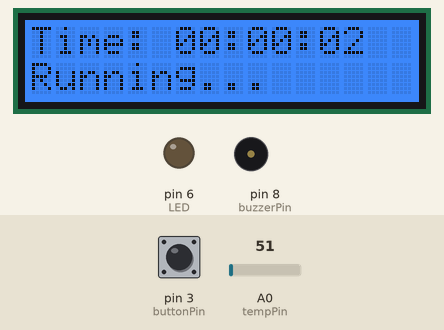
This sketch was run on a simulated Arduino Uno, built with avr-gcc and run on an emulated ATmega328P. On the bench: 16×2 character LCD, output pins drawn as LEDs (lit = HIGH), buzzer (waves = sounding). The inputs (shaded band) are chosen by the test bench; at power-on: pin 3 (buttonPin) LOW, A0 (tempPin) = 51. What the sketch prints to the serial monitor is not drawn.

Above: at 3.2 s.
3.3 s: pin 3 (buttonPin) pulled HIGH for 1 s
At 4.6 s:
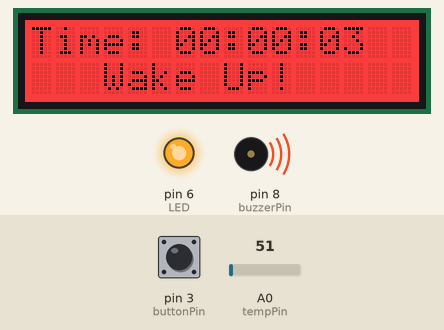
At 5.2 s:
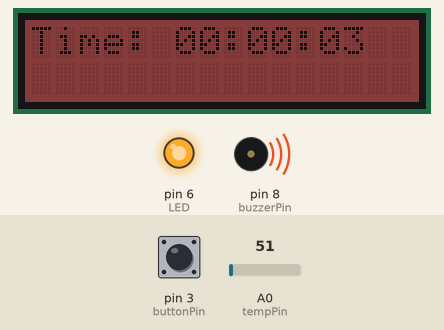
7.3 s: pin 3 (buttonPin) pulled HIGH for 1 s
At 10.1 s:
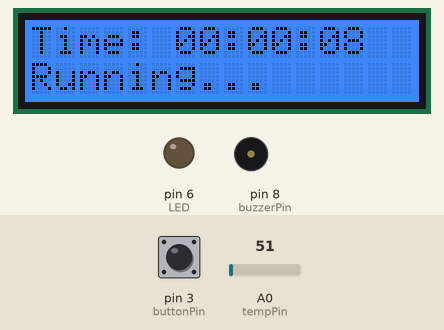
Timing chart, 0 to 11.6 s (numbered marks = the images above; inputs shaded):
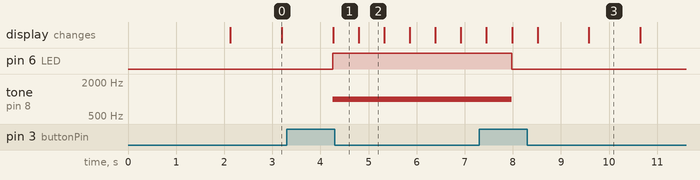

Measured:
- after the input at 3.3 s, pin 6 (LED): LOW → HIGH after 0.95 s; tone on pin 8 (buzzerPin): silent → 1000 Hz after 0.95 s; the display: changes after 0.96 s (image 1)
- after the input at 7.3 s, pin 6 (LED): HIGH → LOW after 0.68 s; tone on pin 8 (buzzerPin): 1000 Hz → silent after 0.68 s; the display: first differs from a run without the input after 0.69 s (image 3 shows a later state)
- what the display in image 2 shows lasts 0.5 s, from 4.8 s to 5.3 s

The sketch:

WorkingSmartAlarmClockWarningSystem.ino
```cpp
#include <Wire.h>
#include "rgb_lcd.h"

#define LED 6
#define tempPin A0

rgb_lcd lcd;

const int buzzerPin = 8;
const int buttonPin = 3;

bool buzzerActive = false;
bool alarmTriggered = false;

int lastButtonState = LOW;    // Last reading from the button pin
int buttonState = LOW;        // Current stable button state
unsigned long lastDebounceTime = 0;
const unsigned long debounceDelay = 50;

unsigned long previousMillis = 0;

int seconds = 0;
int minutes = 0;
int hours = 0;

float temp = 0;

void setup() {
  Serial.begin(9600);

  pinMode(buzzerPin, OUTPUT);
  pinMode(buttonPin, INPUT);  // No pull-up resistor enabled

  pinMode(LED, OUTPUT);

  lcd.begin(16, 2);
  lcd.setRGB(0, 100, 255);
  lcd.print("   TechTikTrio    ");
  lcd.setCursor(0, 1);
  lcd.print("Smart Clock      ");
  delay(2000);
  lcd.clear();

  noTone(buzzerPin);
  buzzerActive = false;
  alarmTriggered = false;

  Serial.println("Setup complete. Starting clock at 00:00:00");
}

void loop() {
  unsigned long currentMillis = millis();

  // Update clock every second
  if (currentMillis - previousMillis >= 1000) {
    previousMillis = currentMillis;
    seconds++;

    if (seconds >= 60) {
      seconds = 0;
      minutes++;
    }

    if (minutes >= 60) {
      minutes = 0;
      hours++;
    }

    if (hours >= 24) {
      hours = 0;
    }

    // Alarm triggers once at 1:00
    if (minutes == 1 && seconds == 0 && !alarmTriggered) {
      alarmTriggered = true;
      buzzerActive = true;
      Serial.println("Automatic buzzer ON at 1:00");
    }
  }

  // Read temperature sensor (unused now)
  int rawTemp = analogRead(tempPin);
  temp = rawTemp * 0.48828125;

  // Display time on LCD line 1
  lcd.setCursor(0, 0);
  lcd.print("Time:");
  lcd.setCursor(6, 0);
  if (hours < 10) lcd.print('0');
  lcd.print(hours);
  lcd.print(':');
  if (minutes < 10) lcd.print('0');
  lcd.print(minutes);
  lcd.print(':');
  if (seconds < 10) lcd.print('0');
  lcd.print(seconds);

  // Button reading and debounce
  int reading = digitalRead(buttonPin);
  Serial.print("Button reading: ");
  Serial.println(reading);

  if (reading != lastButtonState) {
    lastDebounceTime = currentMillis;
  }

  if ((currentMillis - lastDebounceTime) > debounceDelay) {
    if (reading != buttonState) {
      buttonState = reading;

      if (buttonState == HIGH) {  // Button pressed
        buzzerActive = !buzzerActive;
        if (!buzzerActive) {
          alarmTriggered = false;
        }
        Serial.print("Button pressed! Buzzer toggled to: ");
        Serial.println(buzzerActive ? "ON" : "OFF");
      }
    }
  }

  lastButtonState = reading;

  // LCD line 2 messages and backlight
  lcd.setCursor(0, 1);
  if (buzzerActive) {
    if ((currentMillis / 500) % 2 == 0) {
      lcd.print("   Wake Up!      ");
      lcd.setRGB(255, 0, 0);
    } else {
      lcd.print("                 ");
      lcd.setRGB(100, 0, 0);
    }
  } else {
    lcd.print("Running...       ");
    lcd.setRGB(0, 100, 255);
  }

  // Buzzer control
  if (buzzerActive) {
    tone(buzzerPin, 1000);
  } else {
    noTone(buzzerPin);
  }

  // LED indicator
  digitalWrite(LED, buzzerActive ? HIGH : LOW);

  // Debug output
  Serial.print("Time: ");
  Serial.print(hours);
  Serial.print(":");
  Serial.print(minutes);
  Serial.print(":");
  Serial.print(seconds);
  Serial.print(" | BuzzerActive: ");
  Serial.println(buzzerActive);

  delay(500);
}
```
